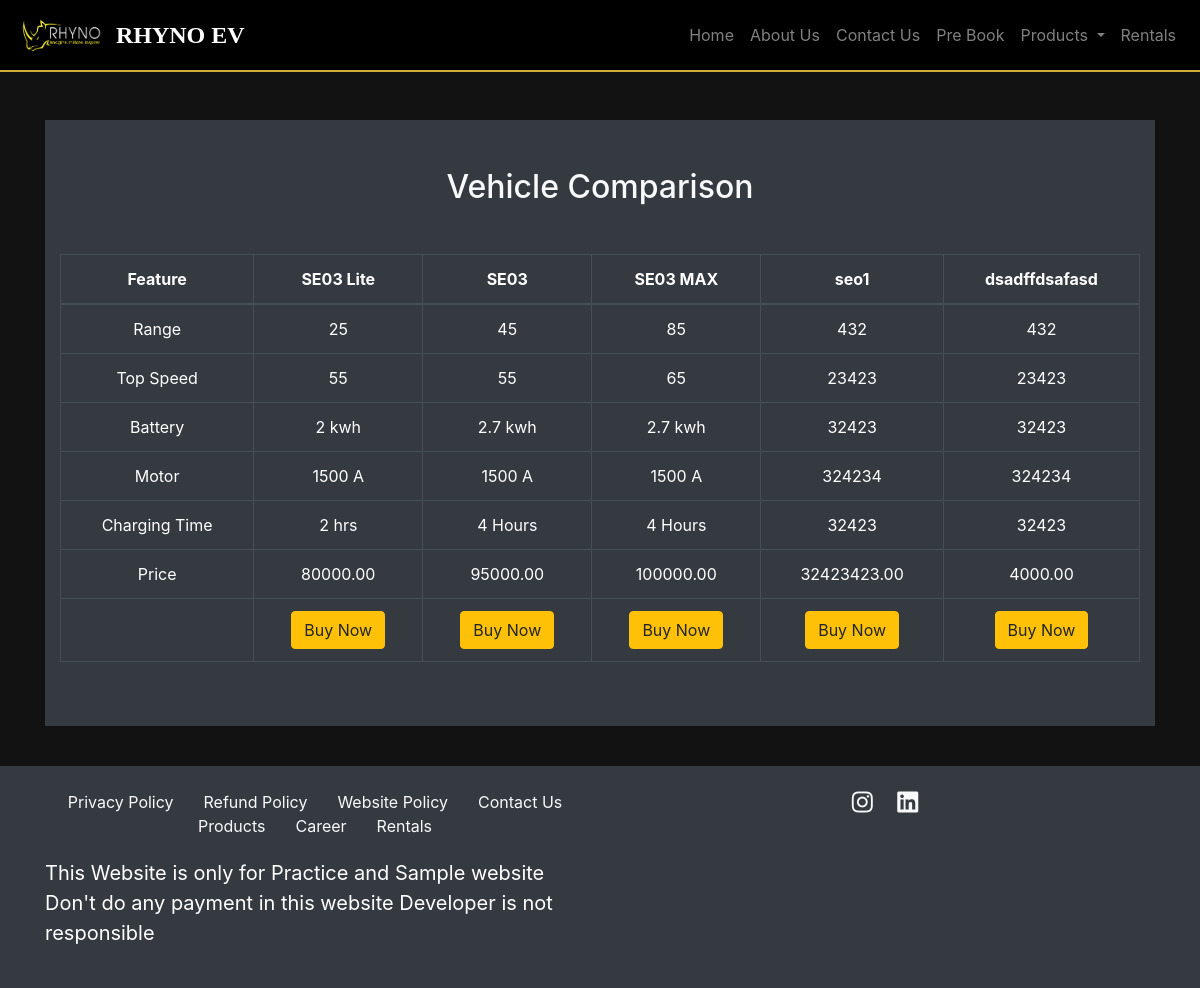
Screenshot of /products/compare/ with the database file from the repository.
### products/models.py (models this page shows, shortened)
class Product(models.Model):
    name = models.CharField(max_length=200)
    description = models.TextField()
    image = models.ImageField(upload_to='products/')
    range = models.CharField(max_length=100)
    top_speed = models.CharField(max_length=100)
    battery = models.CharField(max_length=100)
    motor = models.CharField(max_length=100)
    charging_time = models.CharField(max_length=100)
    price = models.DecimalField(max_digits=10, decimal_places=2)

### products/views.py (the view)
# urls.py: path('compare/', views.compare_products, name='compare_products'),
def compare_products(request):
    products = Product.objects.all()
    return render(request, 'products/compare_products.html', {'products': products})

### products/templates/products/compare_products.html (shortened to what this page needs)
{% extends 'main/base.html' %}
{% block content %}
<section class="py-5 bg-dark text-light">
    <div class="container">
        <h2 class="text-center mb-4">Vehicle Comparison</h2>
        <div class="comparison-table mt-5">
            <table class="table table-dark table-bordered table-hover text-center">
                <thead>
                    <tr>
                        <th>Feature</th>
                        {% for product in products %}
                        <th>{{ product.name }}</th>
                        {% endfor %}
                    </tr>
                </thead>
                <tbody>
                    <tr>
                        <td>Range</td>
                        {% for product in products %}
                        <td>{{ product.range }}</td>
                        {% endfor %}
                    </tr>
                    <tr>
                        <td>Top Speed</td>
                        {% for product in products %}
                        <td>{{ product.top_speed }}</td>
                        {% endfor %}
                    </tr>
                    <tr>
                        <td>Battery</td>
                        {% for product in products %}
                        <td>{{ product.battery }}</td>
                        {% endfor %}
                    </tr>
                    <tr>
                        <td>Motor</td>
                        {% for product in products %}
                        <td>{{ product.motor }}</td>
                        {% endfor %}
                    </tr>
                    <tr>
                        <td>Charging Time</td>
                        {% for product in products %}
                        <td>{{ product.charging_time }}</td>
                        {% endfor %}
                    </tr>
                    <tr>
                        <td>Price</td>
                        {% for product in products %}
                        <td>{{ product.price }}</td>
                        {% endfor %}
                    </tr>
                    <tr>
                        <td></td>
                        {% for product in products %}
                        <td>
                            <a href="{% url 'pre_book' %}?product_id={{ product.id }}" class="btn btn-warning">Buy Now</a>
                        </td>
                        {% endfor %}
                    </tr>
                </tbody>
            </table>
        </div>
    </div>
</section>
{% endblock %}

### main/templates/main/base.html (shortened to what this page needs)
    <!DOCTYPE html>
    <html lang="en">
    <head>
        <link rel="stylesheet" href="https://stackpath.bootstrapcdn.com/bootstrap/4.5.2/css/bootstrap.min.css">
        <link rel="stylesheet" href="https://cdnjs.cloudflare.com/ajax/libs/font-awesome/5.15.4/css/all.min.css">
        {% load static %}
    </head>
    <body>
        <nav class="navbar navbar-expand-lg navbar-dark">
            <a class="navbar-brand" href="{% url 'home' %}">
                <img src="{% static 'main/images/logo.png' %}" alt="RHYNO EV Logo">
                RHYNO EV
            </a>
            <div class="collapse navbar-collapse" id="navbarNav">
                <ul class="navbar-nav ml-auto">
                    <li class="nav-item"><a class="nav-link" href="{% url 'home' %}">Home</a></li>
                    <li class="nav-item"><a class="nav-link" href="{% url 'about' %}">About Us</a></li>
                    <li class="nav-item"><a class="nav-link" href="{% url 'contact' %}">Contact Us</a></li>
                    <li class="nav-item"><a class="nav-link" href="{% url 'pre_book' %}">Pre Book</a></li>
                    <li class="nav-item dropdown">
                        <a class="nav-link dropdown-toggle" href="#" id="navbarDropdown" role="button" data-toggle="dropdown" aria-haspopup="true" aria-expanded="false">
                            Products
                        </a>
                    </li>
                    <li class="nav-item"><a class="nav-link" href="{% url 'rentals' %}">Rentals</a></li>
                </ul>
            </div>
        </nav>
        <div class="container mt-5">
            {% block content %}
            {% endblock %}
        </div>
        <footer class="footer bg-dark text-white py-4">
            <div class="container">
                <div class="row">
                    <div class="col-md-6 mb-3 mb-md-0">
                        <div class="footer-links">
                            <a href="#" class="text-light" style="text-decoration: none; margin-right: 15px;">Privacy Policy</a>
                            <a href="#" class="text-light" style="text-decoration: none; margin-right: 15px;">Refund Policy</a>
                            <a href="#" class="text-light" style="text-decoration: none; margin-right: 15px;">Website Policy</a>
                            <a href="#" class="text-light" style="text-decoration: none; margin-right: 15px;">Contact Us</a>
                            <a href="#" class="text-light" style="text-decoration: none; margin-right: 15px;">Products</a>
                            <a href="#" class="text-light" style="text-decoration: none; margin-right: 15px;" target="_blank">Career</a>
                            <a href="{% url 'rentals' %}" class="text-light" style="text-decoration: none;">Rentals</a>
                        </div>
                        <div>
                            <p class="lead" style="font-size: 1.25rem;"><b>This Website is only for Practice and Sample website Don't do any payment in this website
                            Developer is not responsible</b></p>
                        </div>
                    </div>
                    <div class="col-md-6 text-center text-md-right">
                        <div class="social-icons">
                            <a href="https://www.instagram.com/yourinstagram" target="_blank" class="fab fa-instagram fa-2x text-light" style="margin: 0 10px;"></a>
                            <a href="https://www.linkedin.com/company/yourcompany" target="_blank" class="fab fa-linkedin fa-2x text-light" style="margin: 0 10px;"></a>
                        </div>
                    </div>
                </div>
            </div>
        </footer>
    </body>
    </html>

### main/templates/main/base.html (style rules this page uses)
body { background-color: #121212; color: #e0e0e0; }
.navbar { background-color: #000000; border-bottom: 2px solid #d4af37; }
.navbar-brand { font-family: 'Georgia', serif; font-size: 24px; color: #d4af37; font-weight: bold; display: flex; align-items: center; }
.navbar-brand img { height: 40px; margin-right: 10px; }
.navbar-nav .nav-link { color: #e0e0e0; font-size: 16px; padding: 15px 20px; transition: all 0.3s ease; position: relative; }
.navbar-nav .nav-link::before { content: ''; position: absolute; left: 0; bottom: 0; height: 3px; width: 100%; background-color: #d4af37; transform: scaleX(0); transition: transform 0.3s ease; }
.footer { background-color: #1e1e1e; color: #e0e0e0; padding: 40px 0; margin-top: 40px; }
.footer .footer-links { display: flex; flex-wrap: wrap; justify-content: center; margin-bottom: 20px; }
.footer .footer-links a { color: #d4af37; text-decoration: none; margin: 0 15px; font-size: 16px; transition: color 0.3s; }
.footer .social-icons { text-align: center; }
.footer .social-icons a { color: #d4af37; font-size: 24px; margin: 0 10px; transition: color 0.3s; }

### rows the page displays
Product: name "SE03 Lite", range "25", top_speed "55", battery "2 kwh", motor "1500 A", charging_time "2 hrs", price "80000.00"
Product: name "SE03", range "45", top_speed "55", battery "2.7 kwh", motor "1500 A", charging_time "4 Hours", price "95000.00"
Product: name "SE03 MAX", range "85", top_speed "65", battery "2.7 kwh", motor "1500 A", charging_time "4 Hours", price "100000.00"
Product: name "seo1", range "432", top_speed "23423", battery "32423", motor "324234", charging_time "32423", price "32423423.00"
Product: name "dsadffdsafasd", range "432", top_speed "23423", battery "32423", motor "324234", charging_time "32423", price "4000.00"
